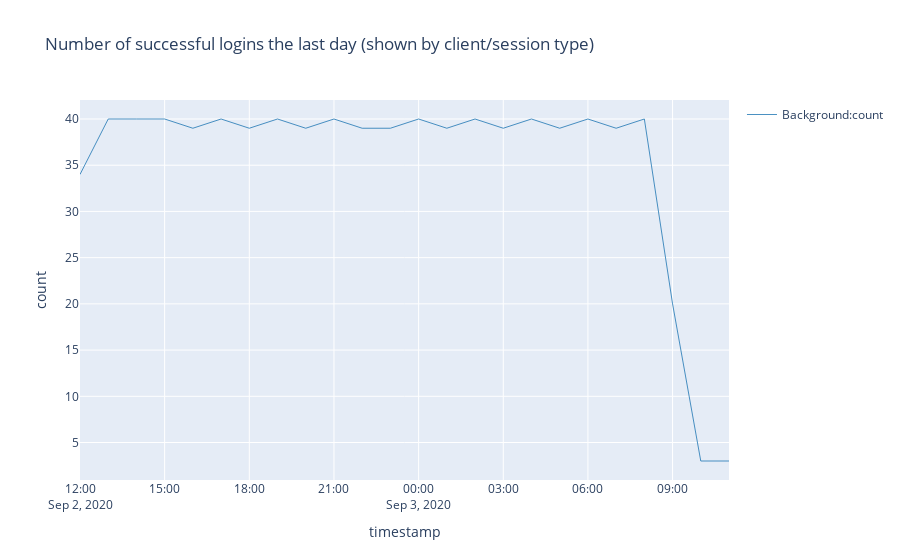

Notebook source saved alongside this figure:
### Code cell
%%kql
let _aadTenantId = aadTenantId;
let _environmentName = environmentName;
traces
| where 1==1 
    and customDimensions.aadTenantId == _aadTenantId
    and customDimensions.environmentName == _environmentName
    and customDimensions.eventId == 'RT0004'
    and timestamp > ago(1d)
| extend clientType = tostring( customDimensions.clientType )
| summarize count=count() by clientType, bin(timestamp, 1h)
| render timechart title= 'Number of successful logins the last day (shown by client/session type)'

### Figure 1 — Plotly figure (JSON) as saved in the notebook; plotly's stock layout.template omitted (floating-point values rounded to 4 significant figures)
{"data": [{"line": {"color": "rgb(31, 118, 179)", "width": 1}, "name": "Background:count", "opacity": 0.8, "type": "scatter", "x": ["2020-09-02T12:00:00+00:00", "2020-09-02T13:00:00+00:00", "2020-09-02T14:00:00+00:00", "2020-09-02T15:00:00+00:00", "2020-09-02T16:00:00+00:00", "2020-09-02T17:00:00+00:00", "2020-09-02T18:00:00+00:00", "2020-09-02T19:00:00+00:00", "2020-09-02T20:00:00+00:00", "2020-09-02T21:00:00+00:00", "2020-09-02T22:00:00+00:00", "2020-09-02T23:00:00+00:00", "2020-09-03T00:00:00+00:00", "2020-09-03T01:00:00+00:00", "2020-09-03T02:00:00+00:00", "2020-09-03T03:00:00+00:00", "2020-09-03T04:00:00+00:00", "2020-09-03T05:00:00+00:00", "2020-09-03T06:00:00+00:00", "2020-09-03T07:00:00+00:00", "2020-09-03T08:00:00+00:00", "2020-09-03T09:00:00+00:00", "2020-09-03T10:00:00+00:00", "2020-09-03T11:00:00+00:00"], "y": [34, 40, 40, 40, 39, 40, 39, 40, 39, 40, 39, 39, 40, 39, 40, 39, 40, 39, 40, 39, 40, 20, 3, 3]}], "layout": {"showlegend": true, "title": {"text": "Number of successful logins the last day (shown by client/session type)"}, "xaxis": {"autorange": true, "title": {"text": "timestamp"}, "type": "date"}, "yaxis": {"ticksuffix": "", "title": {"text": "count"}, "type": "linear"}}}
